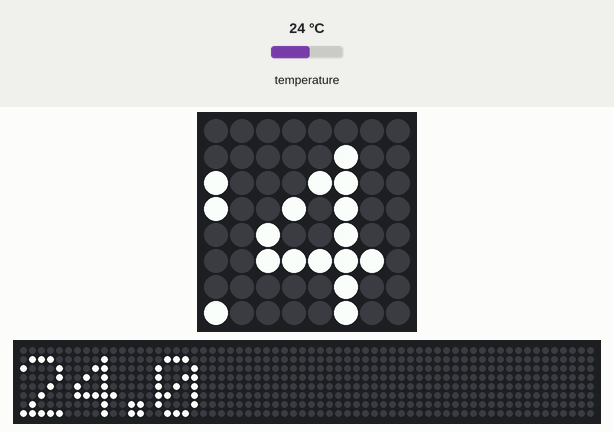
This program was run on a simulated Raspberry Pi (BCM pin numbers) with a Sense HAT. Shown: the Sense HAT's 8×8 RGB LED matrix, a strip that is not on the board, showing the scrolling text unrolled. Inputs (shaded band) come from the test bench; at power-on: temperature 24 °C. The 64×8 strip is a reading aid, not a part: it shows the text the matrix is scrolling, unrolled, one strip-width of it at a time.

Above: at 1.28 s.
1.3 s: temperature set to 12 °C
At 3.19 s:
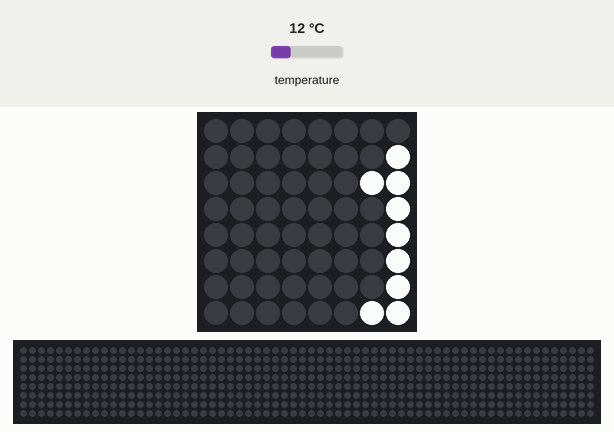
5.1 s: temperature set to 19 °C
At 8.33 s:
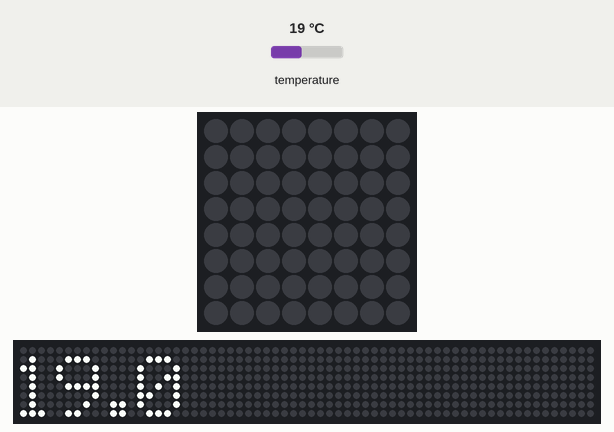
8.9 s: temperature set to 28 °C
At 11.35 s:
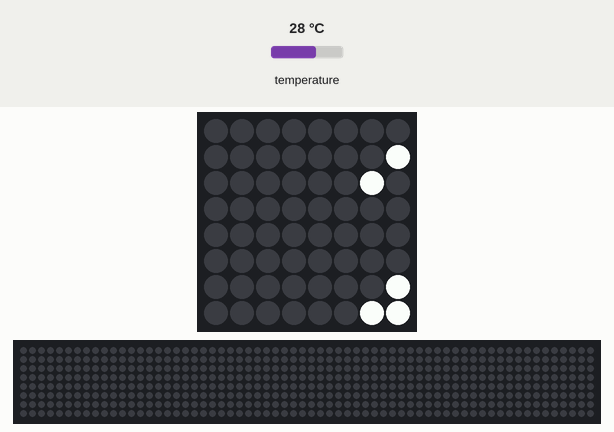

The program:

rainbow_sungmin.py
```python
'''

print('hello')

print(3+7)

answer = int(input('당신의 나이는?'))

cpu_age = 12

if answer > cpu_age:
  print('나보다 형이군요')

else:
  print('나보다 어리군요')


print('bye~~')


'''

from sense_hat import SenseHat
sense = SenseHat()

#while True:
#for i in range(2):
#  sense.show_message("what is 2309487239845720920893472098475208934*0?",text_colour=(255, 255, 0),back_colour=(0, 0, 255), scroll_speed=(0.05))
#  sense.show_message("YOU MUST KNOW THIS QUESTIONS ANSWER.")
#  sense.show_message("bro its 0 lol")

sense.clear()

R = [255, 0, 0]
O = [255, 165, 0]
Y = [255, 255, 0]
G = [0, 128, 0]
B = [0, 0, 255]
I = [25, 25, 112]
V = [238, 130, 238]
X = [0, 0, 0]


#from time import sleep

#all_color = [R, O, Y, G, B, I, V]

#for i in range(7):
# print( i )
# sense.clear( all_color[i] )
# sleep(0.1)

# sense.clear()
# sleep(0.2)


rainbow = [
R, R, R, R, R, R, R, R,
R, O, O, O, O, O, O, O,
R, O, Y, Y, Y, Y, Y, Y,
R, O, Y, G, G, G, G, G,
R, O, Y, G, B, B, B, B,
R, O, Y, G, B, I, I, I,
R, O, Y, G, B, I, V, V,
R, O, Y, G, B, I, V, X
]


sense.set_pixels(rainbow)
while True:
  temp = sense.get_temperature()
  sense.show_message(str(temp))
```
